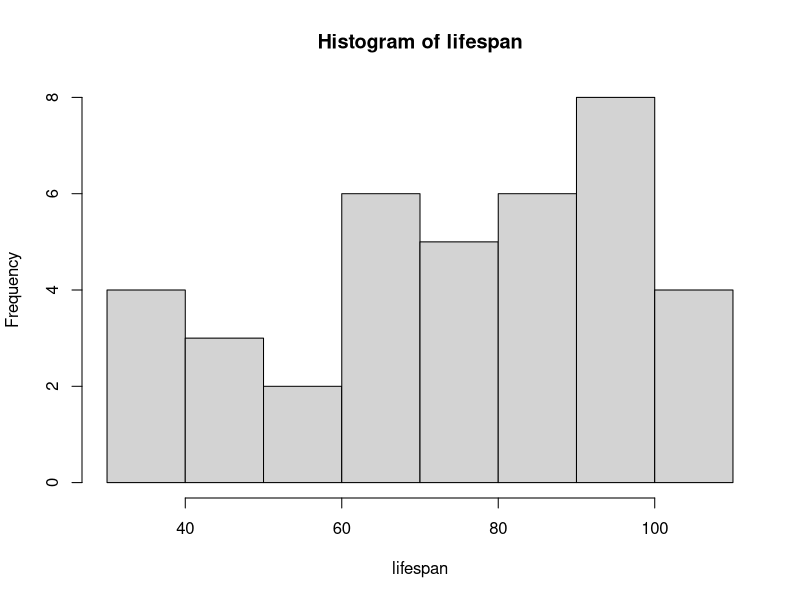

R code for this plot: (Note: this script raises an error after producing the figure.)
#PC0 Load the dataset

#PC1 Create a two column dataframe with group and lifespan as the column names
lifespan <- c(70, 77, 83, 87, 92, 93, 100, 102, 102, 103, 96, 49, 60, 63, 67, 70, 74, 77, 80, 89, 30, 37, 56, 65, 76, 83, 87, 90, 94, 97, 34, 36, 48, 48, 65, 91, 98, 102)
group <- c(1, 1, 1, 1, 1, 1, 1, 1, 1, 1, 1, 2, 2, 2, 2, 2, 2, 2, 2, 2, 3, 3, 3, 3, 3, 3, 3, 3, 3, 3, 4, 4, 4, 4, 4, 4, 4, 4 )
df <- data.frame(group, lifespan)

#PC2 Summary statisitics and visuals 

group1ls <- df$lifespan[which(df$group=="1")]
group2ls <- df$lifespan[which(df$group=="2")]
group3ls <- df$lifespan[which(df$group=="3")]
group4ls <- df$lifespan[which(df$group=="4")]

summary(group1ls)
summary(group2ls)
summary(group3ls)
summary(group4ls)

hist(lifespan)
hist(group1ls$lifespan)
hist(group2ls$lifespan)
hist(group3ls$lifespan)
hist(group4ls$lifespan)

mean(df$lifespan)

#PC3 t-test

###Create groups

all <- c(group2ls, group3ls, group4ls)
low <- c(group2ls)
control <- c(group1ls)
high <- c(group4ls)

###t-test for low and all

t.test(control, all)

###t-test for high and control

t.test(high, control)

###t-test in formula notiation

t.test(high, control, data = df)

#PC4 Run an ANOVA

lifespangroup.model <- aov(formula = lifespan ~ group, data = df)
summary(lifespangroup.model)
